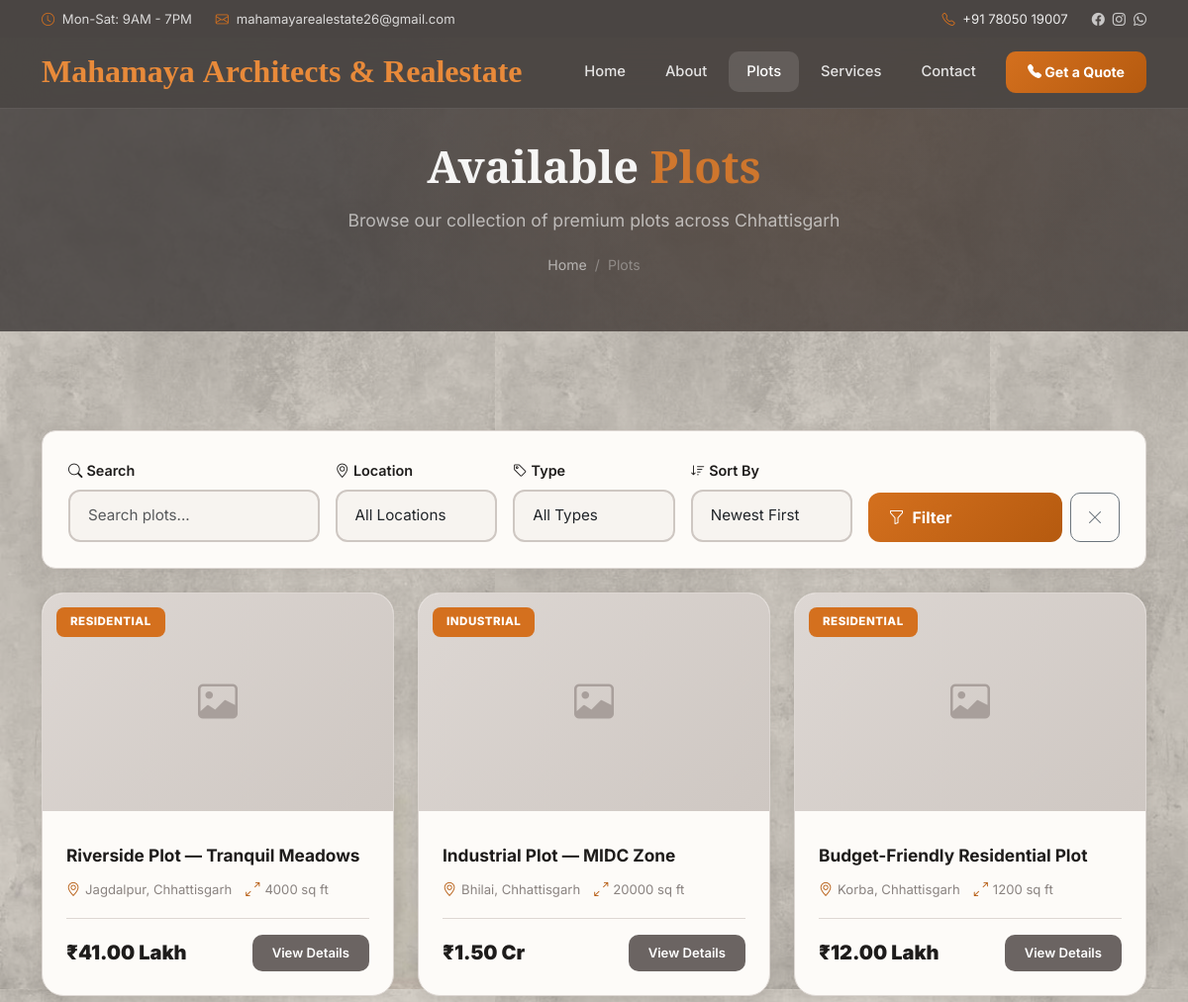
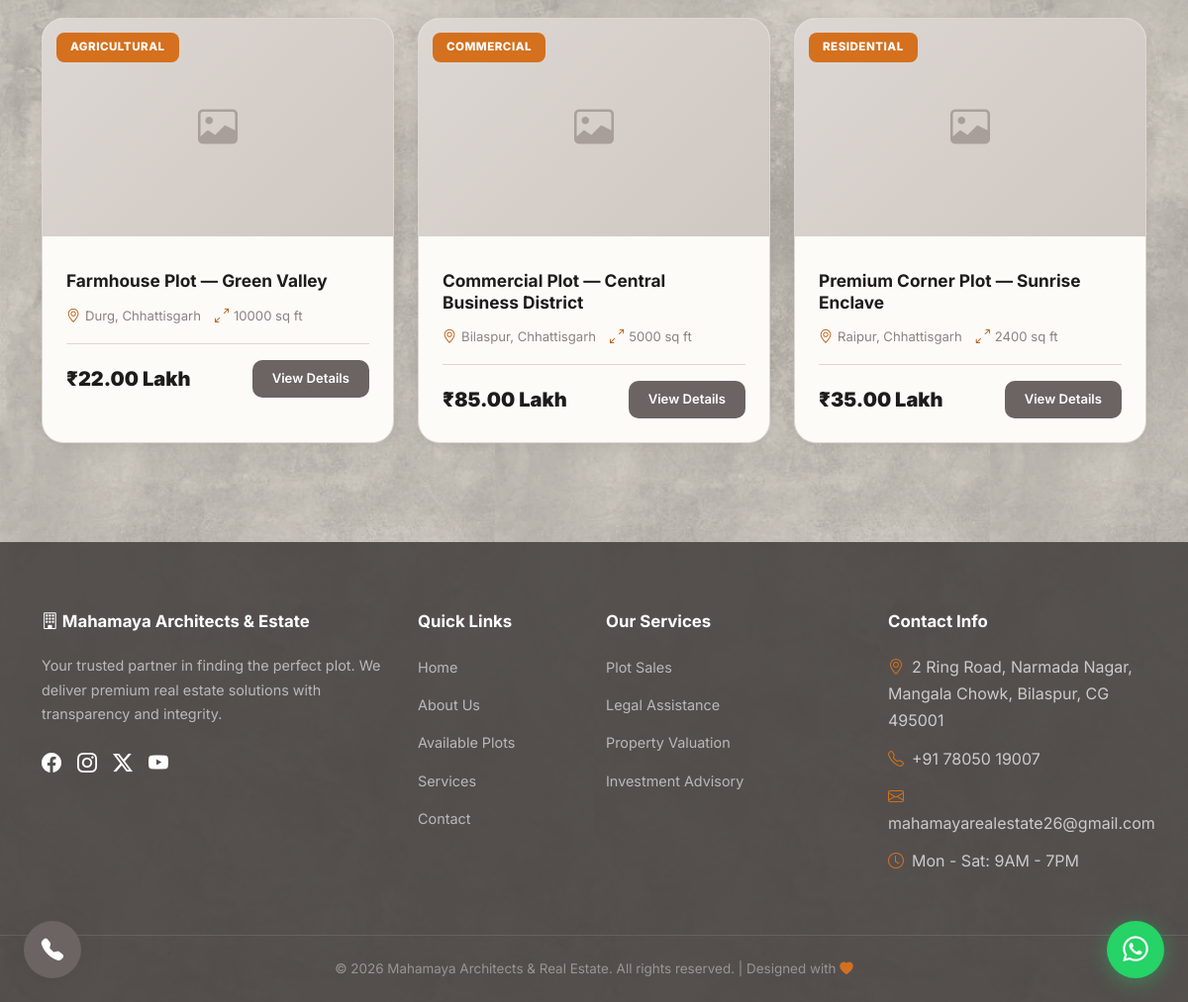
/plots, run on the app's committed database (2 pictures, top to bottom).
### models.py (models this page shows, shortened)
class Plot(db.Model):
    __tablename__ = 'plots'
    id = db.Column(db.Integer, primary_key=True)
    title = db.Column(db.String(200), nullable=False)
    description = db.Column(db.Text, nullable=True)
    price = db.Column(db.Float, nullable=False)
    location = db.Column(db.String(200), nullable=False)
    size = db.Column(db.String(100), nullable=False)  # e.g., "1200 sq ft"
    plot_type = db.Column(db.String(100), nullable=True, default='Residential')
    image_filename = db.Column(db.String(300), nullable=True, default='default_plot.jpg')
    is_featured = db.Column(db.Boolean, default=False)
    is_available = db.Column(db.Boolean, default=True)
    created_at = db.Column(db.DateTime, default=datetime.utcnow)
    updated_at = db.Column(db.DateTime, default=datetime.utcnow, onupdate=datetime.utcnow)
    def formatted_price(self):
        if self.price >= 10000000:
            return f"₹{self.price / 10000000:.2f} Cr"
        elif self.price >= 100000:
            return f"₹{self.price / 100000:.2f} Lakh"
        else:
            return f"₹{self.price:,.0f}"

### routes/main.py (the view, shortened to what this page needs)
@main_bp.route('/plots')
def plots():
    page = request.args.get('page', 1, type=int)
    search = request.args.get('search', '', type=str)
    location_filter = request.args.get('location', '', type=str)
    plot_type_filter = request.args.get('plot_type', '', type=str)
    min_price = request.args.get('min_price', 0, type=float)
    max_price = request.args.get('max_price', 0, type=float)
    sort_by = request.args.get('sort', 'newest', type=str)
    query = Plot.query.filter_by(is_available=True)
    if location_filter:
        query = query.filter(Plot.location.ilike(f'%{location_filter}%'))
    if plot_type_filter:
        query = query.filter(Plot.plot_type == plot_type_filter)
    if min_price > 0:
        query = query.filter(Plot.price >= min_price)
    if max_price > 0:
        query = query.filter(Plot.price <= max_price)
    if sort_by == 'price_low':
        query = query.order_by(Plot.price.asc())
    elif sort_by == 'price_high':
        query = query.order_by(Plot.price.desc())
    elif sort_by == 'size':
        query = query.order_by(Plot.size.desc())
    else:
        query = query.order_by(Plot.created_at.desc())
    plots_paginated = query.paginate(page=page, per_page=9, error_out=False)
    locations = db.session.query(Plot.location).distinct().all()
    plot_types = db.session.query(Plot.plot_type).distinct().all()
    return render_template(
        'plots.html',
        plots=plots_paginated,
        search=search,
        location_filter=location_filter,
        plot_type_filter=plot_type_filter,
        min_price=min_price,
        max_price=max_price,
        sort_by=sort_by,
        locations=[l[0] for l in locations],
        plot_types=[t[0] for t in plot_types if t[0]]
    )

### templates/plots.html (shortened to what this page needs)
{% extends 'base.html' %}
{% block content %}
<section class="page-hero">
    <div class="container">
        <h1>Available <span class="text-accent">Plots</span></h1>
        <p>Browse our collection of premium plots across Chhattisgarh</p>
        <div class="breadcrumb-custom"><a href="{{ url_for('main.home') }}">Home</a><span>/</span><span>Plots</span></div>
    </div>
</section>
<section class="section-padding">
    <div class="container">
        <div class="filter-bar mb-4 reveal">
            <form method="GET" action="{{ url_for('main.plots') }}">
                <div class="row g-3 align-items-end">
                    <div class="col-lg-3 col-md-6">
                        <label class="form-label"><i class="bi bi-search me-1"></i>Search</label>
                        <input type="text" name="search" class="form-control form-control-custom" placeholder="Search plots..." value="{{ search }}">
                    </div>
                    <div class="col-lg-2 col-md-6">
                        <label class="form-label"><i class="bi bi-geo-alt me-1"></i>Location</label>
                        <select name="location" class="form-select form-control-custom filter-auto-submit">
                            <option value="">All Locations</option>
                        </select>
                    </div>
                    <div class="col-lg-2 col-md-6">
                        <label class="form-label"><i class="bi bi-tag me-1"></i>Type</label>
                        <select name="plot_type" class="form-select form-control-custom filter-auto-submit">
                            <option value="">All Types</option>
                        </select>
                    </div>
                    <div class="col-lg-2 col-md-6">
                        <label class="form-label"><i class="bi bi-sort-down me-1"></i>Sort By</label>
                        <select name="sort" class="form-select form-control-custom filter-auto-submit">
                            <option value="newest" {% if sort_by == 'newest' %}selected{% endif %}>Newest First</option>
                        </select>
                    </div>
                    <div class="col-lg-3 col-md-12">
                        <div class="d-flex gap-2">
                            <button type="submit" class="btn btn-primary-custom flex-grow-1" style="padding:12px 20px;"><i class="bi bi-funnel"></i> Filter</button>
                            <a href="{{ url_for('main.plots') }}" class="btn btn-outline-secondary" style="border-radius:10px;padding:12px 16px;"><i class="bi bi-x-lg"></i></a>
                        </div>
                    </div>
                </div>
            </form>
        </div>
        <div class="row g-4">
            {% for plot in plots.items %}
            <div class="col-lg-4 col-md-6 fade-in-up">
                <div class="plot-card">
                    <div class="plot-card-img">
                        {% if plot.image_filename and plot.image_filename != 'default_plot.jpg' %}
                        <img src="{{ url_for('static', filename='uploads/' + plot.image_filename) }}" alt="{{ plot.title }}">
                        {% else %}
                        <div class="img-placeholder" style="height:220px;"><i class="bi bi-image"></i></div>
                        {% endif %}
                        <span class="plot-card-badge">{{ plot.plot_type }}</span>
                    </div>
                    <div class="plot-card-body">
                        <h5>{{ plot.title }}</h5>
                        <div class="plot-card-meta">
                            <span><i class="bi bi-geo-alt"></i> {{ plot.location }}</span>
                            <span><i class="bi bi-arrows-angle-expand"></i> {{ plot.size }}</span>
                        </div>
                        <div class="plot-card-footer">
                            <span class="plot-price">{{ plot.formatted_price() }}</span>
                            <a href="{{ url_for('main.plot_detail', plot_id=plot.id) }}" class="btn btn-sm">View Details</a>
                        </div>
                    </div>
                </div>
            </div>
            {% endfor %}
        </div>
    </div>
</section>
{% endblock %}

### templates/base.html (shortened to what this page needs)
<!DOCTYPE html>
<html lang="en">
<head>
    <link href="https://cdn.jsdelivr.net/npm/bootstrap@5.3.3/dist/css/bootstrap.min.css" rel="stylesheet">
    <link href="https://cdn.jsdelivr.net/npm/bootstrap-icons@1.11.3/font/bootstrap-icons.css" rel="stylesheet">
    <link href="{{ url_for('static', filename='css/style.css') }}" rel="stylesheet">
</head>
<body class="page-transition">
    {% block navbar %}
    <div class="top-bar"
        style="background:var(--cement-dark,#4a4543);color:rgba(255,255,255,0.8);font-size:0.82rem;padding:8px 0;position:fixed;top:0;left:0;right:0;z-index:1051;">
        <div class="container d-flex justify-content-between align-items-center flex-wrap gap-2">
            <div class="d-flex gap-4 align-items-center">
                <span><i class="bi bi-clock me-1" style="color:var(--accent,#d4701e);"></i> Mon-Sat: 9AM - 7PM</span>
                <span class="d-none d-md-inline"><i class="bi bi-envelope me-1"
                        style="color:var(--accent,#d4701e);"></i> mahamayarealestate26@gmail.com</span>
            </div>
            <div class="d-flex gap-4 align-items-center">
                <a href="tel:+917805019007" style="color:rgba(255,255,255,0.9);"><i class="bi bi-telephone me-1"
                        style="color:var(--accent,#d4701e);"></i> +91 78050 19007</a>
                <div class="d-none d-md-flex gap-2">
                    <a href="#" style="color:rgba(255,255,255,0.7);"><i class="bi bi-facebook"></i></a>
                    <a href="#" style="color:rgba(255,255,255,0.7);"><i class="bi bi-instagram"></i></a>
                    <a href="#" style="color:rgba(255,255,255,0.7);"><i class="bi bi-whatsapp"></i></a>
                </div>
            </div>
        </div>
    </div>
    <nav class="navbar navbar-expand-lg navbar-custom fixed-top" style="top:36px;">
        <div class="container">
            <a class="navbar-brand" href="{{ url_for('main.home') }}">
                <span>Mahamaya <strong>Architects & Realestate</strong></span>
            </a>
            <div class="collapse navbar-collapse" id="navbarNav">
                <ul class="navbar-nav ms-auto align-items-center gap-1">
                    <li class="nav-item"><a class="nav-link {% if request.endpoint == 'main.home' %}active{% endif %}"
                            href="{{ url_for('main.home') }}">Home</a></li>
                    <li class="nav-item"><a class="nav-link {% if request.endpoint == 'main.about' %}active{% endif %}"
                            href="{{ url_for('main.about') }}">About</a></li>
                    <li class="nav-item"><a class="nav-link {% if request.endpoint == 'main.plots' %}active{% endif %}"
                            href="{{ url_for('main.plots') }}">Plots</a></li>
                    <li class="nav-item"><a
                            class="nav-link {% if request.endpoint == 'main.services' %}active{% endif %}"
                            href="{{ url_for('main.services') }}">Services</a></li>
                    <li class="nav-item"><a
                            class="nav-link {% if request.endpoint == 'main.contact' %}active{% endif %}"
                            href="{{ url_for('main.contact') }}">Contact</a></li>
                    <li class="nav-item ms-2"><a href="tel:+917805019007" class="nav-link btn-admin"><i
                                class="bi bi-telephone-fill"></i> Get a Quote</a></li>
                </ul>
            </div>
        </div>
    </nav>
    {% endblock %}
    <main>
        {% block content %}{% endblock %}
    </main>
    {% block footer %}
    <footer class="footer">
        <div class="container">
            <div class="row g-4">
                <div class="col-lg-4 col-md-6">
                    <h5><i class="bi bi-building"></i> Mahamaya Architects & Estate</h5>
                    <p style="font-size:0.9rem;color:rgba(255,255,255,0.6);margin-bottom:20px;">Your trusted partner in
                        finding the perfect plot. We deliver premium real estate solutions with transparency and
                        integrity.</p>
                    <div class="d-flex gap-3">
                        <a href="#" class="text-white fs-5"><i class="bi bi-facebook"></i></a>
                        <a href="#" class="text-white fs-5"><i class="bi bi-instagram"></i></a>
                        <a href="#" class="text-white fs-5"><i class="bi bi-twitter-x"></i></a>
                        <a href="#" class="text-white fs-5"><i class="bi bi-youtube"></i></a>
                    </div>
                </div>
                <div class="col-lg-2 col-md-6">
                    <h5>Quick Links</h5>
                    <ul class="footer-links">
                        <li><a href="{{ url_for('main.home') }}">Home</a></li>
                        <li><a href="{{ url_for('main.about') }}">About Us</a></li>
                        <li><a href="{{ url_for('main.plots') }}">Available Plots</a></li>
                        <li><a href="{{ url_for('main.services') }}">Services</a></li>
                        <li><a href="{{ url_for('main.contact') }}">Contact</a></li>
                    </ul>
                </div>
                <div class="col-lg-3 col-md-6">
                    <h5>Our Services</h5>
                    <ul class="footer-links">
                        <li><a href="{{ url_for('main.services') }}">Plot Sales</a></li>
                        <li><a href="{{ url_for('main.services') }}">Legal Assistance</a></li>
                        <li><a href="{{ url_for('main.services') }}">Property Valuation</a></li>
                        <li><a href="{{ url_for('main.services') }}">Investment Advisory</a></li>
                    </ul>
                </div>
                <div class="col-lg-3 col-md-6">
                    <h5>Contact Info</h5>
                    <ul class="footer-links">
                        <li><i class="bi bi-geo-alt me-2 text-accent"></i>2 Ring Road, Narmada Nagar, Mangala Chowk,
                            Bilaspur, CG 495001</li>
                        <li><i class="bi bi-telephone me-2 text-accent"></i>+91 78050 19007</li>
                        <li><i class="bi bi-envelope me-2 text-accent"></i>mahamayarealestate26@gmail.com</li>
                        <li><i class="bi bi-clock me-2 text-accent"></i>Mon - Sat: 9AM - 7PM</li>
                    </ul>
                </div>
            </div>
        </div>
        <div class="footer-bottom">
            <div class="container">
                &copy; {{ 2026 }} Mahamaya Architects & Real Estate. All rights reserved. | Designed with <i
                    class="bi bi-heart-fill text-accent"></i>
            </div>
        </div>
    </footer>
    {% endblock %}
    <a href="https://wa.me/917805019007?text=Hi%2C%20I%27m%20interested%20in%20your%20properties" target="_blank"
        style="position:fixed;bottom:24px;right:24px;width:58px;height:58px;background:#25D366;border-radius:50%;display:flex;align-items:center;justify-content:center;color:#fff;font-size:1.6rem;box-shadow:0 4px 20px rgba(37,211,102,0.4);z-index:1000;transition:all .3s ease;animation:float 3s ease-in-out infinite;"
        title="Chat on WhatsApp">
        <i class="bi bi-whatsapp"></i>
    </a>
    <a href="tel:+917805019007"
        style="position:fixed;bottom:24px;left:24px;width:58px;height:58px;background:var(--cement,#6b6462);border-radius:50%;display:flex;align-items:center;justify-content:center;color:#fff;font-size:1.4rem;box-shadow:0 4px 20px rgba(74,69,67,0.35);z-index:1000;transition:all .3s ease;animation:float 3s ease-in-out infinite;animation-delay:1s;"
        title="Call Us">
        <i class="bi bi-telephone-fill"></i>
    </a>
</body>
</html>

### data on the page
Plot: image_filename "default_plot.jpg" (drawn), plot_type "RESIDENTIAL", title "Riverside Plot — Tranquil Meadows", location "Jagdalpur, Chhattisgarh", size "4000 sq ft", formatted_price "₹41.00 Lakh"
Plot: image_filename "default_plot.jpg" (drawn), plot_type "INDUSTRIAL", title "Industrial Plot — MIDC Zone", location "Bhilai, Chhattisgarh", size "20000 sq ft", formatted_price "₹1.50 Cr"
Plot: image_filename "default_plot.jpg" (drawn), plot_type "RESIDENTIAL", title "Budget-Friendly Residential Plot", location "Korba, Chhattisgarh", size "1200 sq ft", formatted_price "₹12.00 Lakh"
Plot: image_filename "default_plot.jpg" (drawn), plot_type "AGRICULTURAL", title "Farmhouse Plot — Green Valley", location "Durg, Chhattisgarh", size "10000 sq ft", formatted_price "₹22.00 Lakh"
Plot: image_filename "default_plot.jpg" (drawn), plot_type "COMMERCIAL", title "Commercial Plot — Central Business District", location "Bilaspur, Chhattisgarh", size "5000 sq ft", formatted_price "₹85.00 Lakh"
Plot: image_filename "default_plot.jpg" (drawn), plot_type "RESIDENTIAL", title "Premium Corner Plot — Sunrise Enclave", location "Raipur, Chhattisgarh", size "2400 sq ft", formatted_price "₹35.00 Lakh"

### other printed values
{{ 2026 }} "2026"
